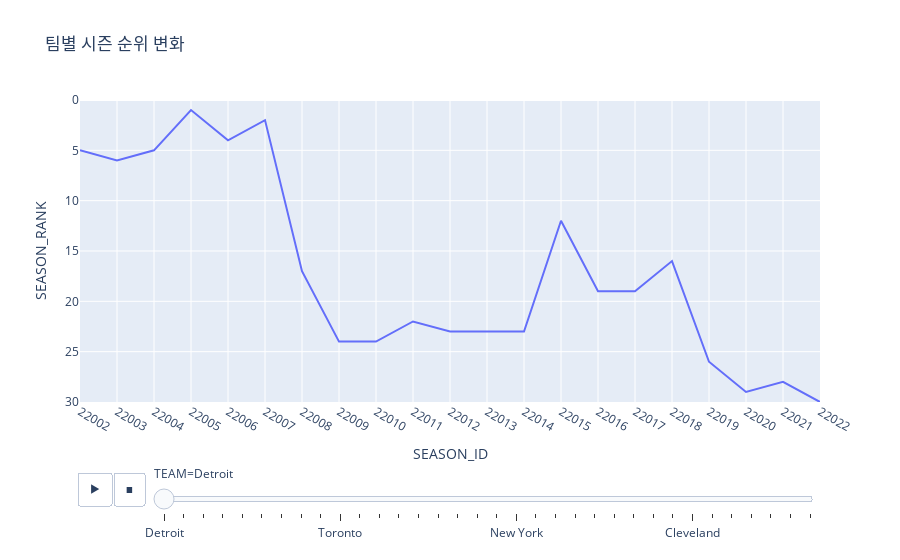

Source (notebook cell):
### Markdown cell above
## 팀별, 시즌별 순위 그래프 그리기

### Code cell
fig = px.line(
    team_ranking,
    x="SEASON_ID",
    y="SEASON_RANK",
    animation_frame="TEAM",
    title="팀별 시즌 순위 변화",
    category_orders={"TEAM": sorted_teams},
    range_y=[0, team_ranking["SEASON_RANK"].max()+1]
)

fig.update_yaxes(range=[30, 0])   # 순위는 낮을수록 높음
fig.update_traces(connectgaps=False)
fig.show()

### Figure 1 — Plotly figure (JSON) as saved in the notebook; plotly's stock layout.template omitted (floating-point values rounded to 4 significant figures)
{"data": [{"connectgaps": false, "hovertemplate": "TEAM=Detroit<br>SEASON_ID=%{x}<br>SEASON_RANK=%{y}<extra></extra>", "legendgroup": "", "line": {"color": "#636efa", "dash": "solid"}, "marker": {"symbol": "circle"}, "mode": "lines", "name": "", "orientation": "v", "showlegend": false, "type": "scatter", "x": ["22002", "22003", "22004", "22005", "22006", "22007", "22008", "22009", "22010", "22011", "22012", "22013", "22014", "22015", "22016", "22017", "22018", "22019", "22020", "22021", "22022"], "xaxis": "x", "y": [5.0, 6.0, 5.0, 1.0, 4.0, 2.0, 17.0, 24.0, 24.0, 22.0, 23.0, 23.0, 23.0, 12.0, 19.0, 19.0, 16.0, 26.0, 29.0, 28.0, 30.0], "yaxis": "y"}], "layout": {"legend": {"tracegroupgap": 0}, "sliders": [{"active": 0, "currentvalue": {"prefix": "TEAM="}, "len": 0.9, "pad": {"b": 10, "t": 60}, "steps": [{"args": [["Detroit"], {"frame": {"duration": 0, "redraw": false}, "fromcurrent": true, "mode": "immediate", "transition": {"duration": 0, "easing": "linear"}}], "label": "Detroit", "method": "animate"}, {"args": [["Charlotte"], {"frame": {"duration": 0, "redraw": false}, "fromcurrent": true, "mode": "immediate", "transition": {"duration": 0, "easing": "linear"}}], "label": "Charlotte", "method": "animate"}, {"args": [["Houston"], {"frame": {"duration": 0, "redraw": false}, "fromcurrent": true, "mode": "immediate", "transition": {"duration": 0, "easing": "linear"}}], "label": "Houston", "method": "animate"}, {"args": [["San Antonio"], {"frame": {"duration": 0, "redraw": false}, "fromcurrent": true, "mode": "immediate", "transition": {"duration": 0, "easing": "linear"}}], "label": "San Antonio", "method": "animate"}, {"args": [["Orlando"], {"frame": {"duration": 0, "redraw": false}, "fromcurrent": true, "mode": "immediate", "transition": {"duration": 0, "easing": "linear"}}], "label": "Orlando", "method": "animate"}, {"args": [["Washington"], {"frame": {"duration": 0, "redraw": false}, "fromcurrent": true, "mode": "immediate", "transition": {"duration": 0, "easing": "linear"}}], "label": "Washington", "method": "animate"}, {"args": [["L.A. Lakers"], {"frame": {"duration": 0, "redraw": false}, "fromcurrent": true, "mode": "immediate", "transition": {"duration": 0, "easing": "linear"}}], "label": "L.A. Lakers", "method": "animate"}, {"args": [["Chicago"], {"frame": {"duration": 0, "redraw": false}, "fromcurrent": true, "mode": "immediate", "transition": {"duration": 0, "easing": "linear"}}], "label": "Chicago", "method": "animate"}, {"args": [["Oklahoma City"], {"frame": {"duration": 0, "redraw": false}, "fromcurrent": true, "mode": "immediate", "transition": {"duration": 0, "easing": "linear"}}], "label": "Oklahoma City", "method": "animate"}, {"args": [["Toronto"], {"frame": {"duration": 0, "redraw": false}, "fromcurrent": true, "mode": "immediate", "transition": {"duration": 0, "easing": "linear"}}], "label": "Toronto", "method": "animate"}, {"args": [["Golden State"], {"frame": {"duration": 0, "redraw": false}, "fromcurrent": true, "mode": "immediate", "transition": {"duration": 0, "easing": "linear"}}], "label": "Golden State", "method": "animate"}, {"args": [["Dallas"], {"frame": {"duration": 0, "redraw": false}, "fromcurrent": true, "mode": "immediate", "transition": {"duration": 0, "easing": "linear"}}], "label": "Dallas", "method": "animate"}, {"args": [["Minnesota"], {"frame": {"duration": 0, "redraw": false}, "fromcurrent": true, "mode": "immediate", "transition": {"duration": 0, "easing": "linear"}}], "label": "Minnesota", "method": "animate"}, {"args": [["Atlanta"], {"frame": {"duration": 0, "redraw": false}, "fromcurrent": true, "mode": "immediate", "transition": {"duration": 0, "easing": "linear"}}], "label": "Atlanta", "method": "animate"}, {"args": [["Indiana"], {"frame": {"duration": 0, "redraw": false}, "fromcurrent": true, "mode": "immediate", "transition": {"duration": 0, "easing": "linear"}}], "label": "Indiana", "method": "animate"}, {"args": [["Miami"], {"frame": {"duration": 0, "redraw": false}, "fromcurrent": true, "mode": "immediate", "transition": {"duration": 0, "easing": "linear"}}], "label": "Miami", "method": "animate"}, {"args": [["Portland"], {"frame": {"duration": 0, "redraw": false}, "fromcurrent": true, "mode": "immediate", "transition": {"duration": 0, "easing": "linear"}}], "label": "Portland", "method": "animate"}, {"args": [["Utah"], {"frame": {"duration": 0, "redraw": false}, "fromcurrent": true, "mode": "immediate", "transition": {"duration": 0, "easing": "linear"}}], "label": "Utah", "method": "animate"}, {"args": [["New York"], {"frame": {"duration": 0, "redraw": false}, "fromcurrent": true, "mode": "immediate", "transition": {"duration": 0, "easing": "linear"}}], "label": "New York", "method": "animate"}, {"args": [["Sacramento"], {"frame": {"duration": 0, "redraw": false}, "fromcurrent": true, "mode": "immediate", "transition": {"duration": 0, "easing": "linear"}}], "label": "Sacramento", "method": "animate"}, {"args": [["LA Clippers"], {"frame": {"duration": 0, "redraw": false}, "fromcurrent": true, "mode": "immediate", "transition": {"duration": 0, "easing": "linear"}}], "label": "LA Clippers", "method": "animate"}, {"args": [["Phoenix"], {"frame": {"duration": 0, "redraw": false}, "fromcurrent": true, "mode": "immediate", "transition": {"duration": 0, "easing": "linear"}}], "label": "Phoenix", "method": "animate"}, {"args": [["Philadelphia"], {"frame": {"duration": 0, "redraw": false}, "fromcurrent": true, "mode": "immediate", "transition": {"duration": 0, "easing": "linear"}}], "label": "Philadelphia", "method": "animate"}, {"args": [["New Orleans"], {"frame": {"duration": 0, "redraw": false}, "fromcurrent": true, "mode": "immediate", "transition": {"duration": 0, "easing": "linear"}}], "label": "New Orleans", "method": "animate"}, {"args": [["Brooklyn"], {"frame": {"duration": 0, "redraw": false}, "fromcurrent": true, "mode": "immediate", "transition": {"duration": 0, "easing": "linear"}}], "label": "Brooklyn", "method": "animate"}, {"args": [["Denver"], {"frame": {"duration": 0, "redraw": false}, "fromcurrent": true, "mode": "immediate", "transition": {"duration": 0, "easing": "linear"}}], "label": "Denver", "method": "animate"}, {"args": [["Memphis"], {"frame": {"duration": 0, "redraw": false}, "fromcurrent": true, "mode": "immediate", "transition": {"duration": 0, "easing": "linear"}}], "label": "Memphis", "method": "animate"}, {"args": [["Cleveland"], {"frame": {"duration": 0, "redraw": false}, "fromcurrent": true, "mode": "immediate", "transition": {"duration": 0, "easing": "linear"}}], "label": "Cleveland", "method": "animate"}, {"args": [["Boston"], {"frame": {"duration": 0, "redraw": false}, "fromcurrent": true, "mode": "immediate", "transition": {"duration": 0, "easing": "linear"}}], "label": "Boston", "method": "animate"}, {"args": [["Milwaukee"], {"frame": {"duration": 0, "redraw": false}, "fromcurrent": true, "mode": "immediate", "transition": {"duration": 0, "easing": "linear"}}], "label": "Milwaukee", "method": "animate"}, {"args": [["Seattle"], {"frame": {"duration": 0, "redraw": false}, "fromcurrent": true, "mode": "immediate", "transition": {"duration": 0, "easing": "linear"}}], "label": "Seattle", "method": "animate"}, {"args": [["L.A. Clippers"], {"frame": {"duration": 0, "redraw": false}, "fromcurrent": true, "mode": "immediate", "transition": {"duration": 0, "easing": "linear"}}], "label": "L.A. Clippers", "method": "animate"}, {"args": [["New Orleans/Oklahoma City"], {"frame": {"duration": 0, "redraw": false}, "fromcurrent": true, "mode": "immediate", "transition": {"duration": 0, "easing": "linear"}}], "label": "New Orleans/Oklahoma City", "method": "animate"}, {"args": [["New Jersey"], {"frame": {"duration": 0, "redraw": false}, "fromcurrent": true, "mode": "immediate", "transition": {"duration": 0, "easing": "linear"}}], "label": "New Jersey", "method": "animate"}], "x": 0.1, "xanchor": "left", "y": 0, "yanchor": "top"}], "title": {"text": "팀별 시즌 순위 변화"}, "updatemenus": [{"buttons": [{"args": [null, {"frame": {"duration": 500, "redraw": false}, "fromcurrent": true, "mode": "immediate", "transition": {"duration": 500, "easing": "linear"}}], "label": "&#9654;", "method": "animate"}, {"args": [[null], {"frame": {"duration": 0, "redraw": false}, "fromcurrent": true, "mode": "immediate", "transition": {"duration": 0, "easing": "linear"}}], "label": "&#9724;", "method": "animate"}], "direction": "left", "pad": {"r": 10, "t": 70}, "showactive": false, "type": "buttons", "x": 0.1, "xanchor": "right", "y": 0, "yanchor": "top"}], "xaxis": {"anchor": "y", "domain": [0, 1], "title": {"text": "SEASON_ID"}}, "yaxis": {"anchor": "x", "domain": [0, 1], "range": [30, 0], "title": {"text": "SEASON_RANK"}}}}
